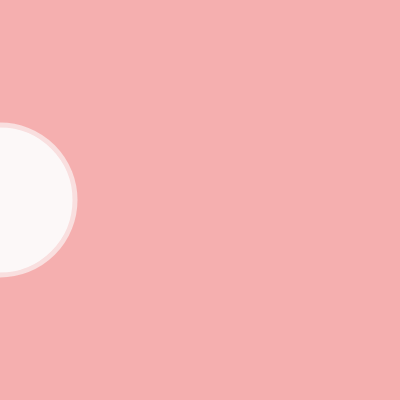
Frame 1 (no input)
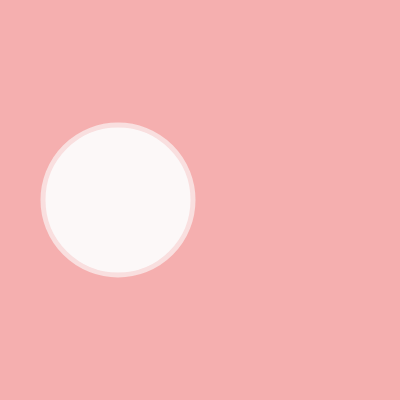
Frame 60 (no input)
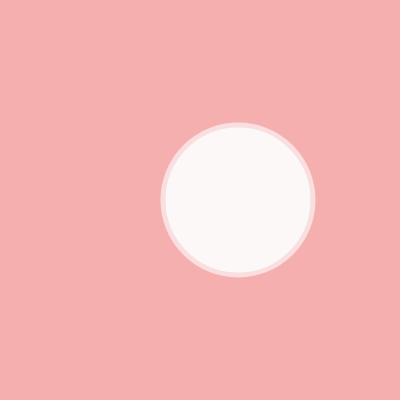
Frame 120 (the mouse pressed at the canvas centre since frame 60)

The p5.js sketch that drew these frames (run headless with seeded random() and noise() and a simulated clock; from frame 60 on, the mouse is pressed at the canvas centre):

// p5.js sketch
// ── sketch.js
let x = 0;
let y = 0;

let size = 150; 

let bgColor;
let shapeColor; 
let shapeStroke;

let mode = 0; 

let speed; 

function setup() {
  createCanvas(400, 400);
  
  bgColor = color('#F5AFAF');
  
  shapeColor = '#FCF8F8';
  shapeStroke = '#F9DFDF';
  
  speed = 2;
}

function draw() {
  background(bgColor);
  
  fill(shapeColor);
  stroke(shapeStroke);
  strokeWeight(5);
  
  if (mode == 0) {
    ellipse(x, y + 200, size); 
  }
  
  if (mode == 1) {
    rect(x, y + 130, size);
    rect(x + 200, y + 130, size);
  }
  
  if (mode == 2) {
    triangle(x, y + 150, x - 50, y + 210, x + 50, y + 210);
    triangle(x + 150, y + 150, x + 100, y + 210, x + 200, y + 210);
    triangle(x + 300, y + 150, x + 350, y + 210, x + 250, y + 210);
  }
  
  if (mode == 3) {
    arc(x, 150, 100, 100, PI, TWO_PI); //top
    arc(x, 250, 100, 100, 0, PI); //bottom
    arc(x - 50, 200, 100, 100, HALF_PI, PI + HALF_PI); //left
    arc(x + 50, 200, 100, 100, PI + HALF_PI, HALF_PI); //right
    noStroke();
    rect(x - 50, y + 150, 100, 100);
  }
  
  x += speed;
  
  // wrap
  if (x > width + size / 2) {
    x = 0;
  }
    if (x < 0 - size / 2) {
      x = width + size / 2;
    }
}

function keyPressed() {
  switch (key) {
    case '1':
      bgColor = color('#99AD7A');
      shapeColor = '#546B41';
      shapeStroke = '#FFF8EC';
      mode = 1;
      speed = -2; 
      break;
      
    case '2':
      bgColor = color('#6367FF');
      shapeColor = '#8494FF';
      shapeStroke = '#C9BEFF';
      mode = 2; 
      speed = 4; 
      break;
      
    case '3':
      bgColor = color('#FFC300');
      shapeColor = '#FF8C00';
      shapeStroke = '#FF5F00';
      mode = 3; 
      speed = -4;
      break;
      
    default:
      bgColor = color('#F5AFAF');
      shapeColor = '#FCF8F8';
      shapeStroke = '#F9DFDF';
      mode = 0; 
      speed = 2; 
  }
}
